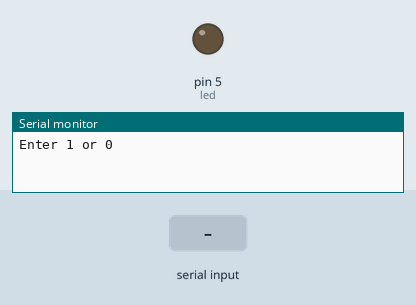
This sketch was run on a simulated Arduino Uno, built with avr-gcc and run on an emulated ATmega328P. Parts: output pins drawn as LEDs (lit = HIGH), the last lines printed to the serial monitor. The test bench sets the inputs (shaded band).

Above: at 1.2 s.
1.3 s: "1" received over Serial
At 2.1 s:
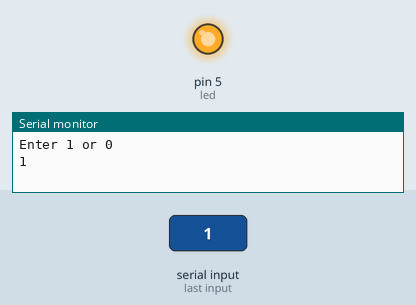
2.8 s: "0" received over Serial
At 3.2 s:
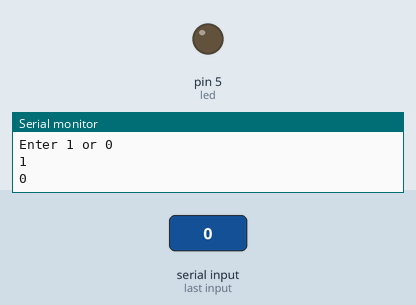
Timing chart, 0 to 5.8 s (numbered marks = the images above; inputs shaded):
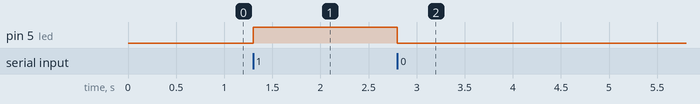

Measured:
- after the input at 1.3 s, pin 5 (led): LOW → HIGH at once
- after the input at 2.8 s, pin 5 (led): HIGH → LOW at once

The sketch:

serial_led_on_off.ino
```cpp
int led = 5;

void setup() {
  Serial.begin(9600);
  pinMode(led, OUTPUT);
  Serial.println("Enter 1 or 0");
}

void loop() {
  if(Serial.available()){ //시리얼에 데이터가 있으면
    char data = Serial.read();
    if(data == '1'){  //문자 1과 같으면
      digitalWrite(led, HIGH);
      Serial.println(1);
    }

    if(data == '0'){  //문자 0과 같으면
      digitalWrite(led, LOW);
      Serial.println(0);
    }
  }
}
```
